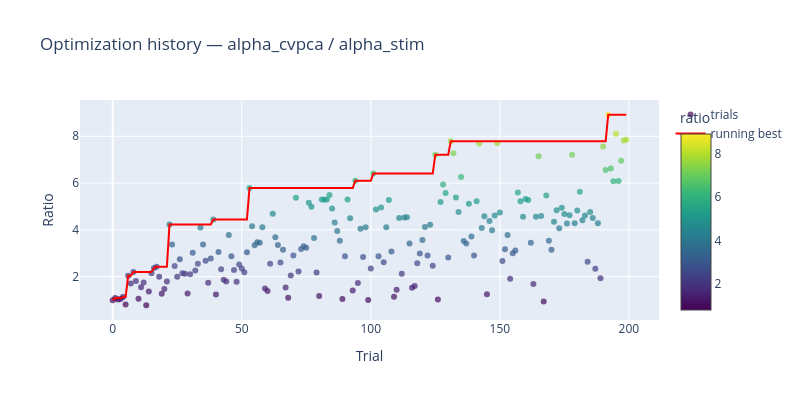
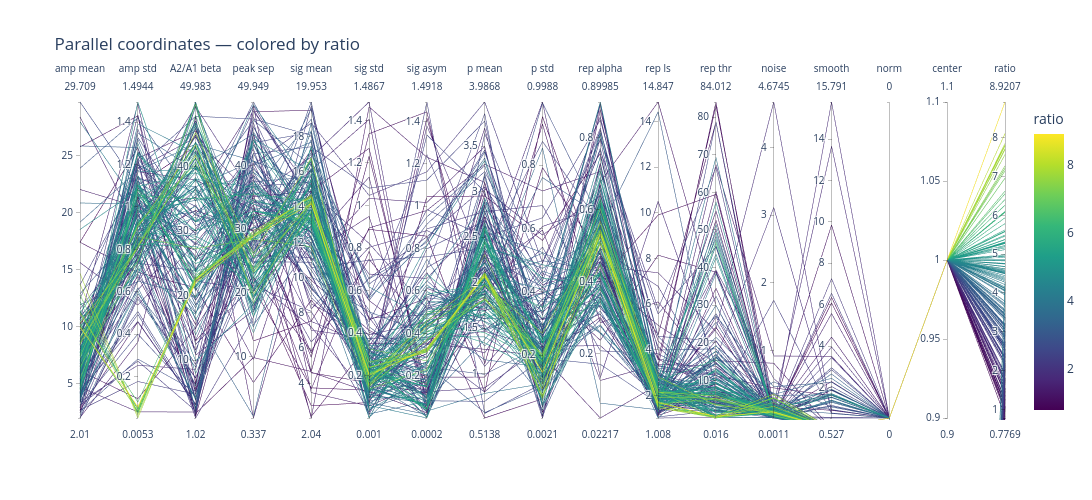

Write notebook code for charts like these, in order.
### Code cell
new_figs = plot_study(new_study)
new_figs["history"].show()
new_figs["parallel"].show()

### Figure 1 — Plotly figure (JSON) as saved in the notebook; plotly's stock layout.template omitted (floating-point values rounded to 4 significant figures; data arrays with more than 128 entries replaced by an {"elided": "..."} marker saying what was removed)
{"data": [{"hoverinfo": "text", "marker": {"color": {"elided": "200 float values"}, "colorbar": {"title": {"text": "ratio"}}, "colorscale": [[0, "#440154"], [0.1111, "#482878"], [0.2222, "#3e4989"], [0.3333, "#31688e"], [0.4444, "#26828e"], [0.5556, "#1f9e89"], [0.6667, "#35b779"], [0.7778, "#6ece58"], [0.8889, "#b5de2b"], [1, "#fde725"]], "opacity": 0.7, "showscale": true, "size": 6}, "mode": "markers", "name": "trials", "text": {"elided": "200 str values"}, "type": "scatter", "x": {"elided": "200 int values"}, "y": {"elided": "200 float values"}}, {"line": {"color": "red", "width": 2}, "mode": "lines", "name": "running best", "type": "scatter", "x": {"elided": "200 int values"}, "y": {"elided": "200 float values"}}], "layout": {"height": 400, "title": {"text": "Optimization history — alpha_cvpca / alpha_stim"}, "width": 800, "xaxis": {"title": {"text": "Trial"}}, "yaxis": {"title": {"text": "Ratio"}}}}

### Figure 2 — Plotly figure (JSON) as saved in the notebook; plotly's stock layout.template omitted (floating-point values rounded to 4 significant figures; data arrays with more than 128 entries replaced by an {"elided": "..."} marker saying what was removed)
{"data": [{"dimensions": [{"label": "amp mean", "values": {"elided": "200 float values"}}, {"label": "amp std", "values": {"elided": "200 float values"}}, {"label": "A2/A1 beta", "values": {"elided": "200 float values"}}, {"label": "peak sep", "values": {"elided": "200 float values"}}, {"label": "sig mean", "values": {"elided": "200 float values"}}, {"label": "sig std", "values": {"elided": "200 float values"}}, {"label": "sig asym", "values": {"elided": "200 float values"}}, {"label": "p mean", "values": {"elided": "200 float values"}}, {"label": "p std", "values": {"elided": "200 float values"}}, {"label": "rep alpha", "values": {"elided": "200 float values"}}, {"label": "rep ls", "values": {"elided": "200 float values"}}, {"label": "rep thr", "values": {"elided": "200 float values"}}, {"label": "noise", "values": {"elided": "200 float values"}}, {"label": "smooth", "values": {"elided": "200 float values"}}, {"label": "norm", "values": {"elided": "200 bool values"}}, {"label": "center", "values": {"elided": "200 bool values"}}, {"label": "ratio", "values": {"elided": "200 float values"}}], "line": {"color": {"elided": "200 float values"}, "colorbar": {"title": {"text": "ratio"}}, "colorscale": [[0, "#440154"], [0.1111, "#482878"], [0.2222, "#3e4989"], [0.3333, "#31688e"], [0.4444, "#26828e"], [0.5556, "#1f9e89"], [0.6667, "#35b779"], [0.7778, "#6ece58"], [0.8889, "#b5de2b"], [1, "#fde725"]], "showscale": true}, "type": "parcoords"}], "layout": {"height": 500, "title": {"text": "Parallel coordinates — colored by ratio"}, "width": 1200}}
